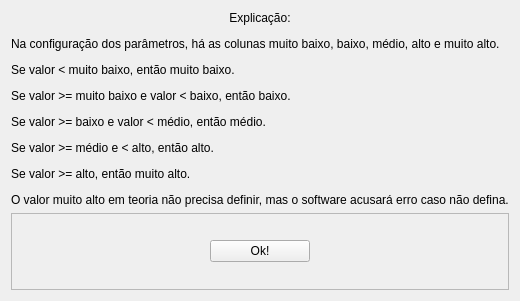
<?xml version="1.0" encoding="UTF-8"?>
<ui version="4.0">
 <class>Form</class>
 <widget class="QWidget" name="Form">
  <property name="geometry">
   <rect>
    <x>0</x>
    <y>0</y>
    <width>509</width>
    <height>301</height>
   </rect>
  </property>
  <property name="windowTitle">
   <string>Form</string>
  </property>
  <layout class="QVBoxLayout" name="verticalLayout">
   <item>
    <widget class="QLabel" name="label">
     <property name="text">
      <string>&lt;html&gt;&lt;head/&gt;&lt;body&gt;&lt;p align=&quot;center&quot;&gt;Explicação:&lt;/p&gt;&lt;p&gt;Na configuração dos parâmetros, há as colunas muito baixo, baixo, médio, alto e muito alto.&lt;/p&gt;&lt;p&gt;Se valor &amp;lt; muito baixo, então muito baixo.&lt;/p&gt;&lt;p&gt;Se valor  &amp;gt;= muito baixo e  valor &amp;lt; baixo, então baixo.&lt;/p&gt;&lt;p&gt;Se valor &amp;gt;= baixo e valor &amp;lt; médio, então médio.&lt;/p&gt;&lt;p&gt;Se valor &amp;gt;= médio e &amp;lt; alto, então alto.&lt;/p&gt;&lt;p&gt;Se valor &amp;gt;= alto, então muito alto.&lt;/p&gt;&lt;p&gt;O valor muito alto em teoria não precisa definir, mas o software acusará erro caso não defina.&lt;/p&gt;&lt;/body&gt;&lt;/html&gt;</string>
     </property>
    </widget>
   </item>
   <item>
    <widget class="QFrame" name="frame">
     <property name="frameShape">
      <enum>QFrame::Shape::StyledPanel</enum>
     </property>
     <property name="frameShadow">
      <enum>QFrame::Shadow::Raised</enum>
     </property>
     <layout class="QHBoxLayout" name="horizontalLayout">
      <item>
       <widget class="QPushButton" name="ok_button">
        <property name="maximumSize">
         <size>
          <width>100</width>
          <height>16777215</height>
         </size>
        </property>
        <property name="styleSheet">
         <string notr="true"/>
        </property>
        <property name="text">
         <string>Ok!</string>
        </property>
       </widget>
      </item>
     </layout>
    </widget>
   </item>
  </layout>
 </widget>
 <resources/>
 <connections/>
</ui>
